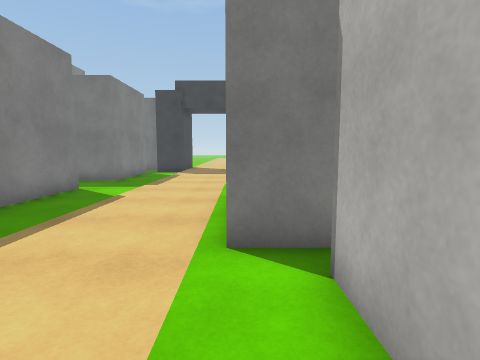
[1] (above)

24 first-person views from a walk through a scene from a Unity 3-D project. The camera is 1.3 m above the floor, tilts 6° down and sees 80° across. The floor is counted in squares, 1 m on a side. Each view is taken from the middle of a square. On the plan, view 1 faces up. The plan holds only what a view shows up to about 13 squares ahead; the rest is blank. The place goes on beyond the plan. Surface patterns are stand-ins for the level's own textures.

[2]
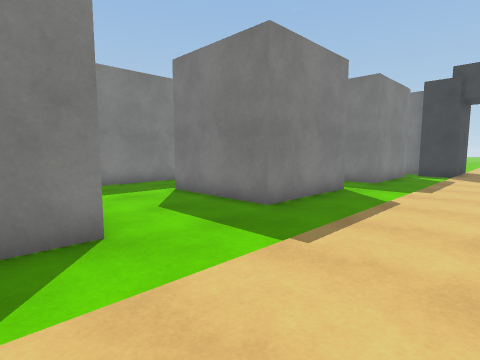

[3]
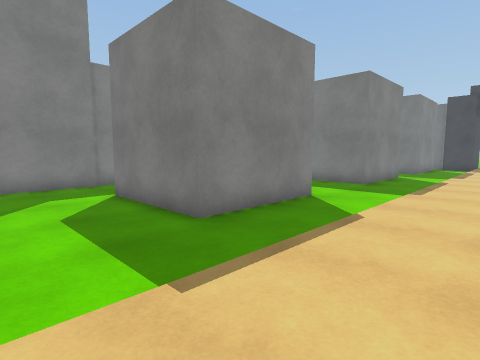

[4]
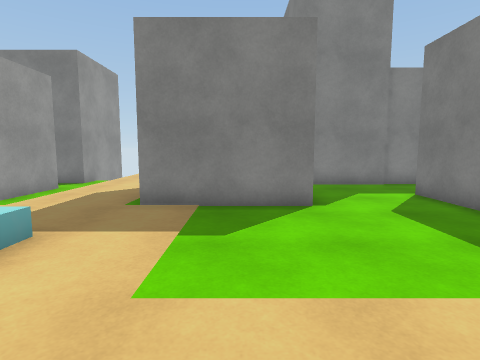

[5]
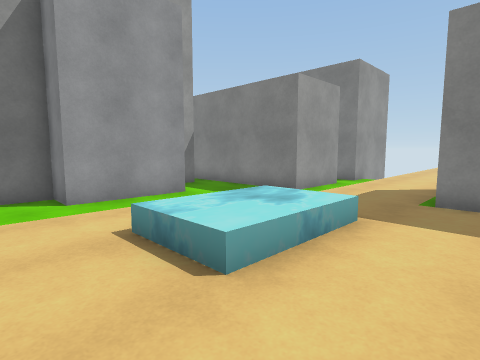

[6]
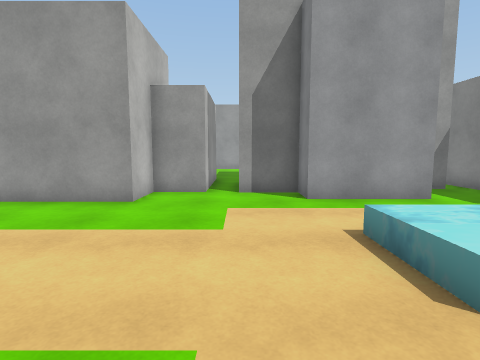

[7]
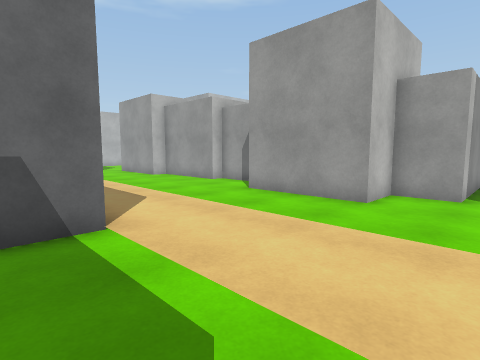

[8]
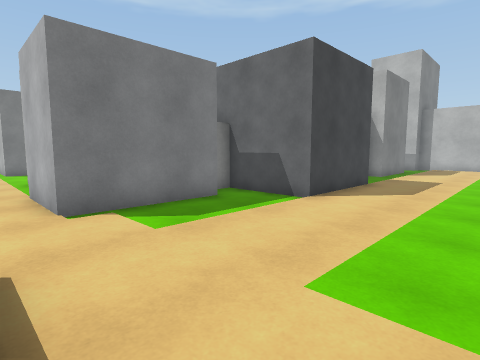

[9]
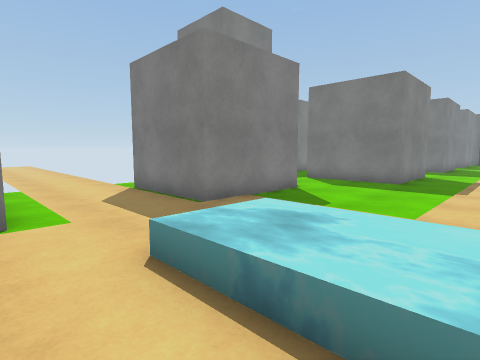

[10]
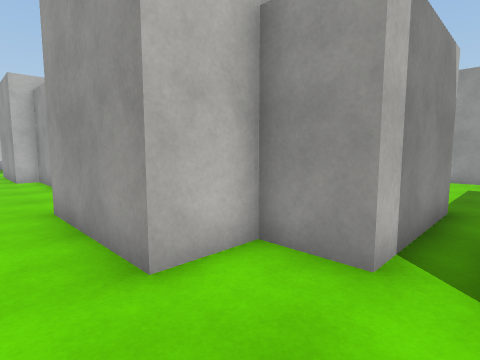

[11]
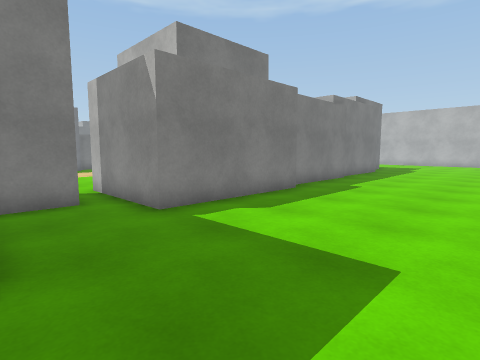

[12]
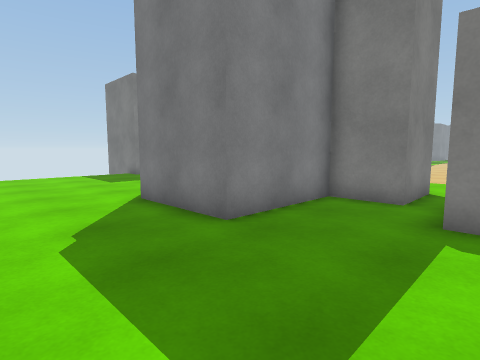

[13]
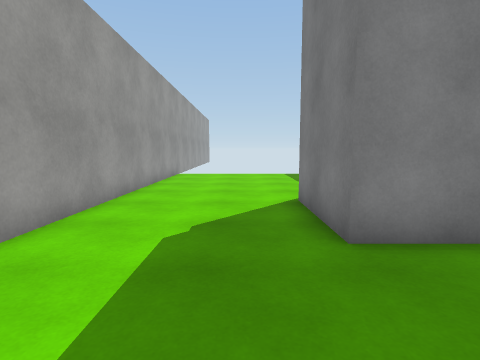

[14]
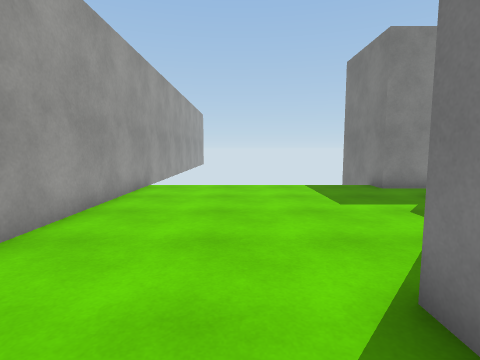

[15]
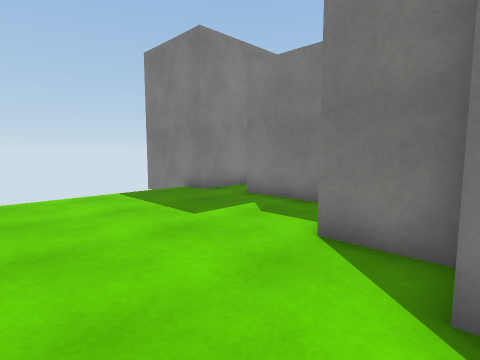

[16]
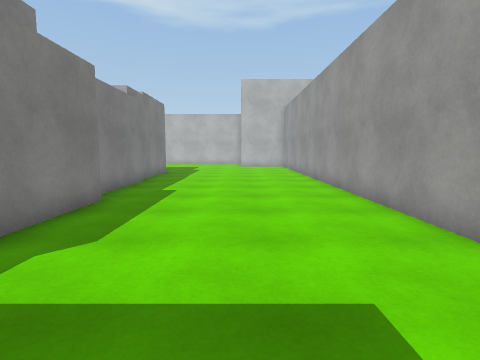

[17]
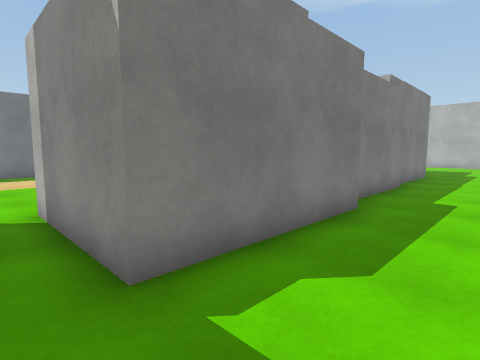

[18]
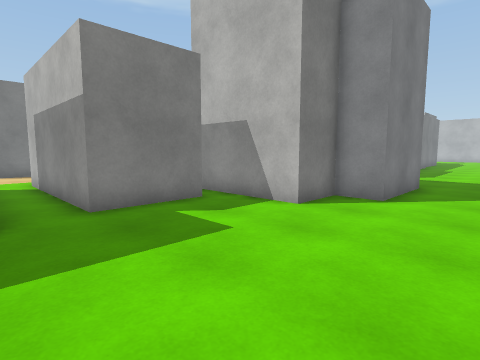

[19]
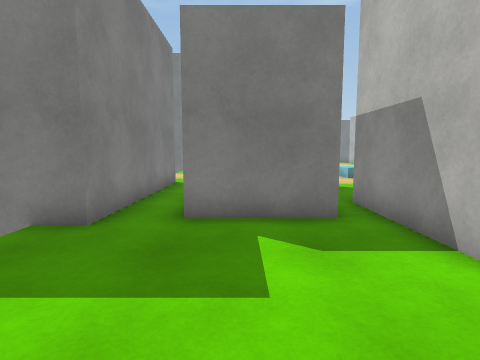

[20]
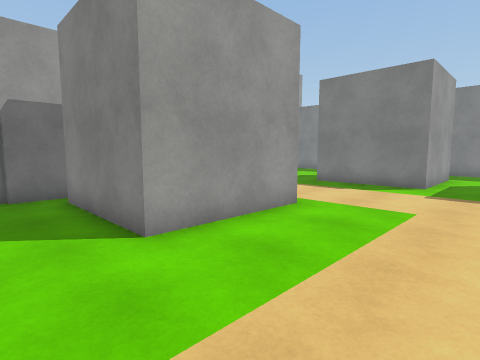

[21]
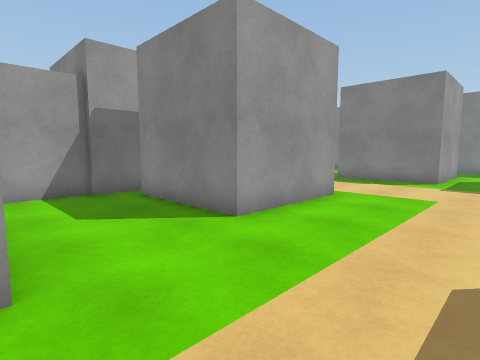

[22]
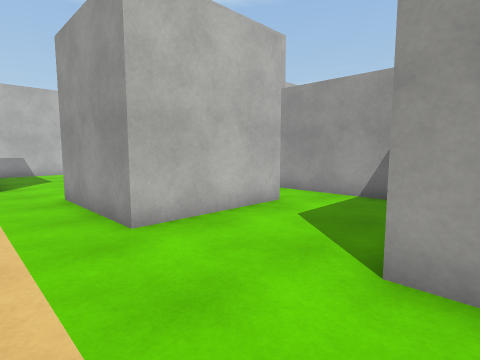

[23]
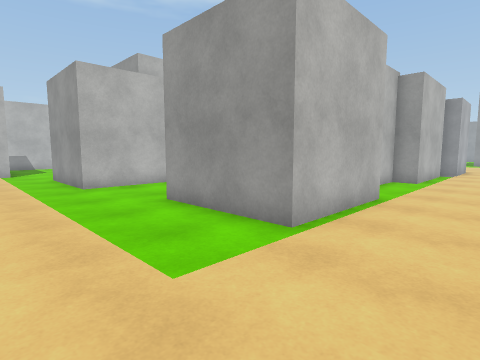

[24]
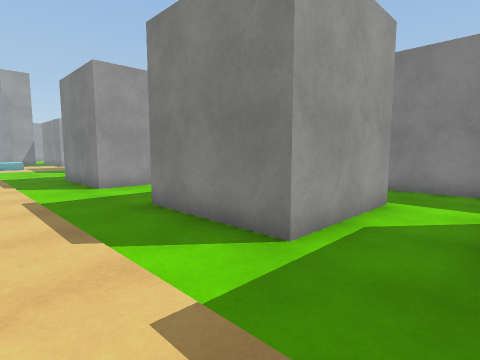

### Floor plan
Points are (right, up) in squares from view 1. A wall is a line through its corners. A room is listed if a view was taken in it or the views show most of it. See-through windows are left out.
Room 1 (views 1, 2, 3, 4, 5, 6, 7, 8, 9, 10, 20, 21, 22, 23, 24)
walls: (0, -3.5) (0, -1.1) (1, -1.1) (1, 3); (-7.8, -6.1) (-7.8, -10.4) (-12, -10.4); (3.6, -8.5) (-0.6, -8.5) (-0.6, -5.5); (-7.5, 1.6) (-5.5, 1.6) (-5.5, -2.6) (-9.8, -2.6); (1.2, 3.7) (-0.2, 3.7) (-0.2, 7.9) (4, 7.9) (4, 3.6); (3.5, 2.9) (5.1, 2.9); (5, 2.7) (9.2, 2.7); (-12.4, -0.9) (-12.4, -5.1); (7.7, 4.6) (7.7, 8.9) (12, 8.9); (9.2, -10.8) (5, -10.8) (5, -7.5) (4.4, -7.5); (-5.4, -16.8) (-1.9, -16.8) (-1.9, -18.2) (0, -18.2); (1, -18.2) (2.8, -18.2) (2.8, -16.4) (7, -16.4); (-9.6, 9.6) (-5.5, 9.6) (-5.5, 5.4) (-9.6, 5.4); (-7.2, -18.9) (-6.6, -18.9); (-14.1, -14.4) (-12.6, -14.4) (-12.6, -21.2); (-5.5, 12.5) (-5.5, 12.1) (-6.9, 12.1); (8.5, -18.2) (9.5, -18.2); (-12.4, 11.3) (-12.4, 3.9); (-11.1, -20.6) (-11.1, -14.4) (-8.1, -14.4) (-8.1, -20.2)
ways out: opening at (-12, -21) to room 2
Room 2 (views 11, 12, 13, 14, 15, 16, 17, 18, 19)
walls: (0, -20.6) (-1.9, -20.6) (-1.9, -24.5) (-5.3, -24.5) (-5.3, -23.2) (-7.2, -23.2) (-7.2, -18.9); (1.1, -29.4) (12.1, -29.4); (6.4, -22.4) (1, -22.4) (1, -18.2); (-8.1, -20.6) (-11.1, -20.6); (-12.6, -21.2) (-14.5, -21.2); (11.1, -21.9) (7, -21.9); (12.5, -21.7) (11.9, -21.7); (-14.5, -29.4) (-1.9, -29.4)
ways out: opening at (-12, -21) to room 1

Positions as (right, up) in squares from view 1, and headings:
1: (0, 0), facing up
2: (-1, 0), facing up-left
3: (-1, -6), facing up-left
4: (-1, -8), facing left
5: (0, -9), facing down-left
6: (0, -9), facing down
7: (0, -9), facing down-right
8: (-2, -15), facing up-right
9: (-2, -15), facing up-left
10: (0, -15), facing down-right
11: (-2, -28), facing up-right
12: (2, -28), facing up-left
13: (2, -26), facing left
14: (-3, -26), facing left
15: (-5, -27), facing up-left
16: (-1, -26), facing right
17: (0, -25), facing up-right
18: (-13, -27), facing up-right
19: (-10, -26), facing up
20: (6, 12), facing down-left
21: (8, 12), facing down-left
22: (3, 11), facing down-right
23: (-3, 12), facing down-right
24: (-2, 12), facing down-left
